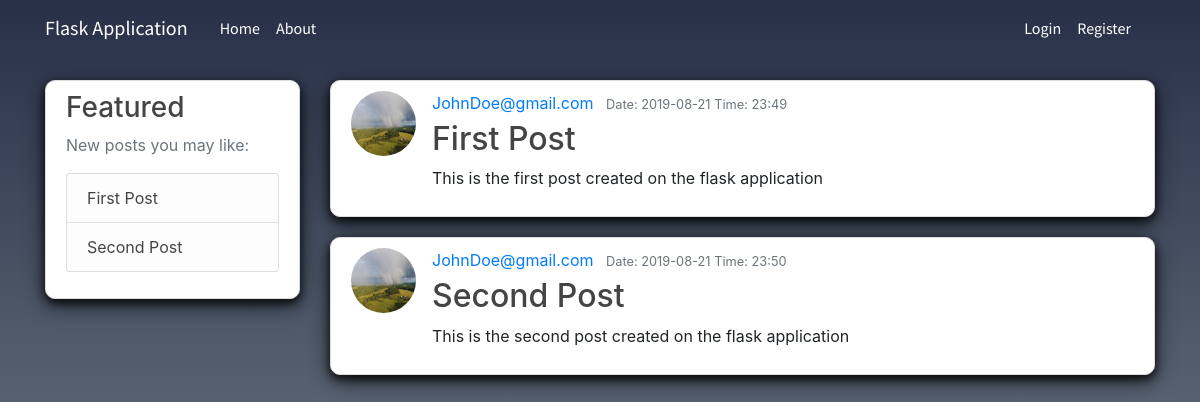
The page /home on the database its author committed.
### FlaskApplication/models.py (models this page shows)
class Post(db.Model):
    id = db.Column(db.Integer, primary_key=True)
    title = db.Column(db.String(100), nullable=False)
    datePosted = db.Column(db.DateTime, nullable=False, default=datetime.utcnow)
    content = db.Column(db.Text, nullable=False)
    user_id = db.Column(db.Integer, db.ForeignKey('user.id'), nullable=False)

class User(db.Model, UserMixin):
    id = db.Column(db.Integer, primary_key=True)
    username = db.Column(db.String(20), unique=True, nullable=False)
    email = db.Column(db.String(120), unique=True, nullable=False)
    imageFile = db.Column(db.String(20), nullable=False, default='default.jpg')
    password = db.Column(db.String(60), nullable=False)
    posts = db.relationship('Post',backref='author', lazy=True)

### FlaskApplication/routes.py (the view)
@app.route("/")
@app.route("/home")
def home():
    posts = Post.query.all()
    newestPosts = posts[-4:]
    return render_template('home.html', posts=posts, newestPosts=newestPosts)

### FlaskApplication/templates/home.html
{%extends "master.html"%}
{%block content%}
    {%for post in posts%}
      <article class="media content-section">
        <img class="rounded-circle article-img" src="{{url_for("static", filename="profile_pictures/"+post.author.imageFile) }}">
        <div class="media-body">
          <div class="article-metadata">
            <a class="mr-2" href="#">{{ post.author.username }}</a>
            <small class="text-muted">Date: {{ post.datePosted.strftime("%Y-%m-%d") }} Time: {{ post.datePosted.strftime("%-H:%M") }} </small>
          </div>
          <h2><a class="article-title" href="{{url_for("post", post_id=post.id)}}">{{ post.title }}</a></h2>
          <p class="article-content">{{ post.content }}</p>
        </div>
      </article>
    {%endfor%}
{%endblock content%}

### FlaskApplication/templates/master.html (shortened to what this page needs)
<!DOCTYPE html>
<html lang="en" dir="ltr">
  <head>
    <link rel="stylesheet" href="https://stackpath.bootstrapcdn.com/bootstrap/4.1.3/css/bootstrap.min.css">
    <link rel="stylesheet" type="text/css" href="{{url_for('static',filename='main.css')}}" />
  </head>
  <body>
    <header class="site-header">
      <nav class="navbar navbar-fixed-top navbar-expand-md navbar-dark fixed-top" style="font-family: 'Source Sans Pro', sans-serif;">
        <div class="container">
          <a class="navbar-brand mr-4" style="color: #FFFFFF;" href="/">Flask Application</a>
          <div class="collapse navbar-collapse mr-3" id="navbarToggle">
            <div class="navbar-nav mr-auto">
              <a class="nav-item nav-link" href="{{url_for('home')}}">Home</a>
              <a class="nav-item nav-link" href="{{url_for('about')}}">About</a>
            </div>
            <div class="navbar-nav">
              {% if current_user.is_authenticated %}
                <a class="nav-item nav-link" href="{{url_for('newPost')}}">Create Post</a>
                <a class="nav-item nav-link" href="{{url_for('logout')}}">Logout</a>
                <a class="nav-item nav-link" href="{{url_for('account')}}">Account</a>
              {% else %}
                <a class="nav-item nav-link" href="{{url_for('login')}}">Login</a>
                <a class="nav-item nav-link" href="{{url_for('register')}}">Register</a>
              {% endif %}
            </div>
          </div>
        </div>
      </nav>
    </header>
    <main role="main" class="container">
      <div class="row">
        <div class="col-md-3">
          <div class="content-section">
            <h3>Featured</h3>
            <p class='text-muted'>New posts you may like:
              <ul class="list-group">
                {% for post in newestPosts %}
                  <li class="list-group-item list-group-item-light">
                    <a class="article-title" href="{{url_for("post", post_id=post.id)}}">{{ post.title }}</a>
                  </li>
                {% endfor %}
              </ul>
            </p>
          </div>
        </div>
        <div class="col-md-9">
          {% block content %}{% endblock %}
        </div>
      </div>
    </main>
  </body>
</html>

### FlaskApplication/static/main.css (style rules this page uses)
body { background: #283048; background: -webkit-linear-gradient(to top, #859398, #283048); background: linear-gradient(to top, #859398, #283048); background-repeat: no-repeat; background-attachment: fixed; margin-top: 5rem; }
h1, h2, h3, h4, h5, h6 { color: #444444; }
.site-header { background: #ffffff; }
.navbar { background-color: transparent; }
.navbar-brand { color: #FFFFFF; }
.site-header .navbar-nav .nav-link { color: #FFFFFF; }
.content-section { background: #FFFFFF; box-shadow: 0 4px 8px 0 rgba(0, 0, 0, 0.7), 0 6px 20px 0 rgba(0, 0, 0, 0.7); padding: 10px 20px; border: 1px solid #dddddd; border-radius: 10px; margin-bottom: 20px; }
.article-title { color: #444444; }
.article-content { white-space: pre-line; }
.article-img { height: 65px; width: 65px; margin-right: 16px; }
.article-metadata { padding-bottom: 1px; margin-bottom: 4px; }

### rows shown on the page
Post: title "First Post", imageFile (placeholder picture), author.username "JohnDoe@gmail.com", datePosted "2019-08-21", datePosted "23:49", content "This is the first post created on the flask application"
Post: title "Second Post", imageFile (placeholder picture), author.username "JohnDoe@gmail.com", datePosted "2019-08-21", datePosted "23:50", content "This is the second post created on the flask application"
